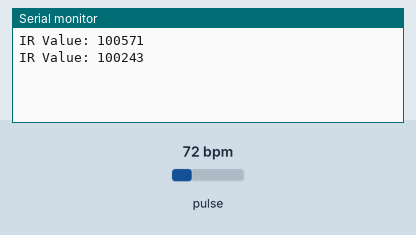
This sketch was run on a simulated Arduino Uno, built with avr-gcc and run on an emulated ATmega328P. Parts: the last lines printed to the serial monitor. The test bench sets the inputs (shaded band); at power-on: pulse 72 bpm.

Above: at 1.8 s.
1.9 s: pulse set to 42 bpm
At 2.9 s:
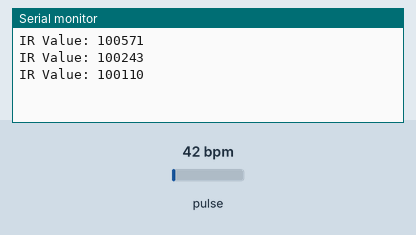
3.4 s: pulse set to 70 bpm
At 4.4 s:
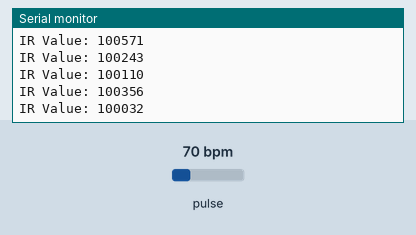
Timing chart, 0 to 6.4 s (numbered marks = the images above; inputs shaded):
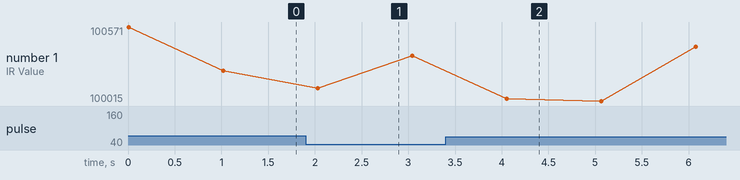

The sketch:

max30.ino
```cpp
#include <Wire.h>
#include <MAX30105.h>

MAX30105 particleSensor;

void setup() {
  Serial.begin(115200);
  if (!particleSensor.begin(Wire, I2C_SPEED_FAST)) {
    Serial.println("MAX30105 was not found. Please check wiring/power.");
    while (1);
  }
  particleSensor.setup();
  particleSensor.setPulseAmplitudeRed(0x0A); // Turn Red LED to low to indicate sensor is running
  particleSensor.setPulseAmplitudeGreen(0);  // Turn off Green LED
}

void loop() {
  long irValue = particleSensor.getIR();
  Serial.print("IR Value: ");
  Serial.println(irValue);
  delay(1000);
}
```

Measured:
- after the input at 1.9 s, the serial monitor: prints a new line after 0.13 s (image 1)
- after the input at 3.4 s, the serial monitor: prints a new line after 0.65 s (image 2)
- plotted number 1: 100243 → 100356 after the input at 1.9 s, 100356 → 100023 after the input at 3.4 s
